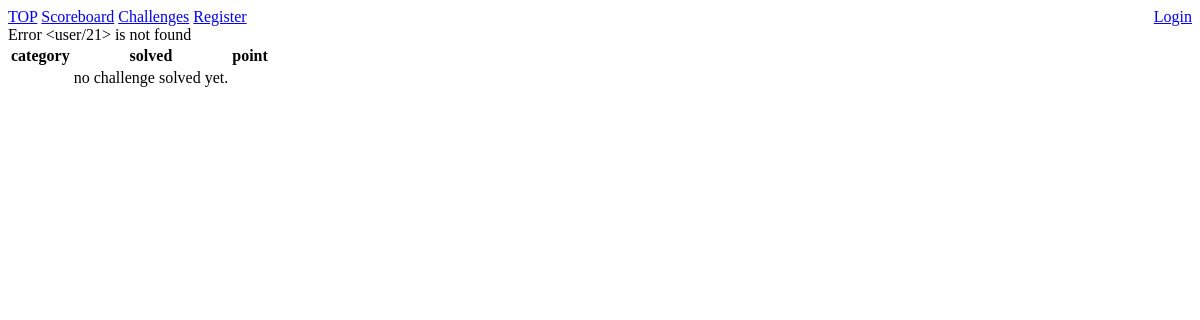
The app's page /user/21, older data.
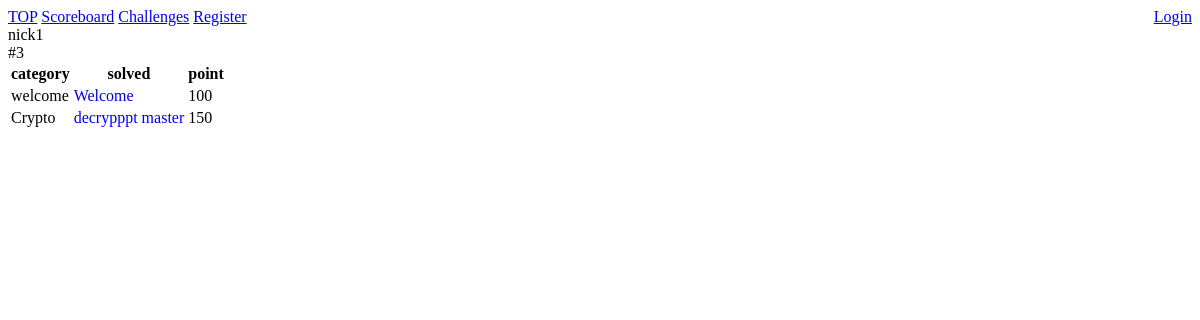
The same page, newer data.
### tables this page shows
CREATE TABLE "USER" (
	"id"	INTEGER,
	"username"	TEXT,
	"email"	TEXT,
	"password"	TEXT,
	"data"	BLOB,
	PRIMARY KEY("id" AUTOINCREMENT)
);

### app.py (the view)
@app.route('/user/<int:user_id>')
def view_user(user_id:int):
    check_data()
    return render_template('user.html', current_path = request.path,
                            chals= chals,
                            user = getname(user_id),
                            rank = getrank(user_id),
                            point = getpoint(user_id),
                            solved_list = getsolve(user_id))

### app.py (called while the page is built)
def check_data():
    if session.get('data') is None:
        session['data'] = {}
    if session['data'].get('point') is None:
        session['data']['point'] = 0
    if session['data'].get('correct') is None:
        session['data']['correct'] = 0
    if session['data'].get('incorrect') is None:
        session['data']['incorrect'] = 0
    if session['data'].get('solve') is None:
        session['data']['solve'] = []
    session.update()

### dataprocess.py (called while the page is built)
def getdata(id:int):
    database = sqlite3.connect("userdb.db")
    data = database.execute("select data from USER where id=?", (id,)).fetchone()
    try:
        datapack = pickle.loads(data[0])
        database.close()
        return datapack
    except:
        return None

def getname(id:int):
    database = sqlite3.connect("userdb.db")
    data = database.execute("select username from USER where id=?", (id,)).fetchone()
    try:
        username = data[0]
        database.close()
        return username
    except:
        return f"Error <user/{id}> is not found"

def getpoint(id:int):
    data = getdata(id)
    if data is None:
        return 0
    else:
        return data['point']

### templates/user.html (shortened to what this page needs)
<!DOCTYPE html>
<html class="is-large is-secondary is-dark"><head>
        {% include 'html/include.html' %}
    </head>
    <body>
        {% include 'html/navbar.html' %}
        <div class="ts-center">
            <div class="ts-header is-huge is-center-aligned is-middle-aligned is-heavy slideLeft">{{ user }}</div>
            {% if rank %}
            <div class="ts-header is-center-aligned has-top-spaced slideLeft">#{{ rank }}</div>
            {% endif %}
        </div>
        <div class="ts-container is-narrow has-vertically-padded-big">
            <table class="ts-table is-striped is-relaxed has-top-spaced-large">
                <thead>
                    <tr>
                        <th>category</th>
                        <th>solved</th>
                        <th>point</th>
                    </tr>
                </thead>
                {% if rank %}
                <tbody>
                    {% for solved in solved_list %}
                        {% set chal = chals[solved] %}
                        <tr>
                            <td>{{ chal["tag"] }}</td>
                            <td><a href = "{{ url_for('view_challenges_id', chal_id=solved) }}" style="text-decoration: none">{{ chal["name"] }}</a></td>
                            <td>{{ chal["point"] }}</td>
                        </tr>
                    {% endfor %}
                </tbody>
                {% else %}
                <tbody>
                    <tr>
                        <td></td>
                        <td>no challenge solved yet.</td>
                        <td></td>
                    </tr>
                </tbody>
                {% endif %}
            </table>
        </div>
    </body>
</html>

Row changes from the older to the newer data that the page shows:
added USER: username "nick1"
Text that changed along with them:
{{ rank }}: (not shown) → "3"
{{ user }}: "Error <user/21> is not found" → (not shown)
text no longer shown: "no challenge solved yet."
new list line: "welcome Welcome 100"
new list line: "Crypto decrypppt master 150"
